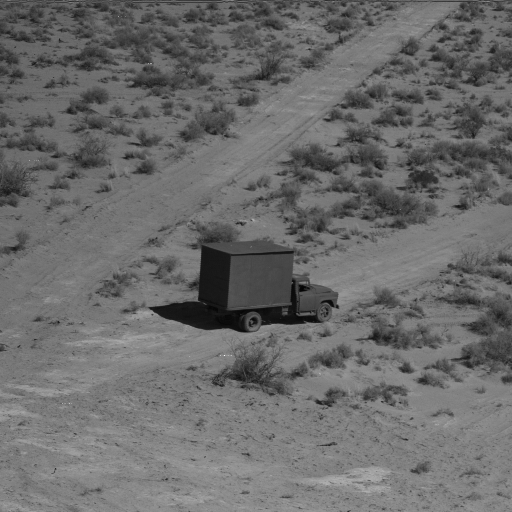
#> input picture IMAGE_PROCESSING/IMAGES/truck.bmp, 512 x 512 px
$ jupyter execute Laplacian_Filter.ipynb   (older library calls are emulated)
#> lines starting #> are read from the running program, lines starting #| are printed output that depends on the picture
[cell 1]
import cv2
import numpy as np
from matplotlib import pyplot as plt

[cell 2]
# Load the image
image = cv2.imread('../IMAGES/truck.bmp', cv2.IMREAD_GRAYSCALE)
#> image is the input picture: shape (512, 512); min 3, max 250, mean 107.1

[cell 3]
# Apply the Laplacian filter
laplacian = cv2.Laplacian(image, cv2.CV_64F)
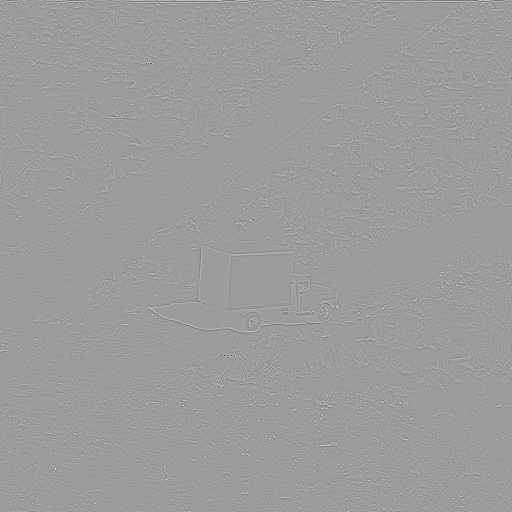
#> laplacian: shape (512, 512) float64; min -452, max 287, mean 0; drawn with min black and max white

# Convert back to uint8
laplacian = np.uint8(np.absolute(laplacian))
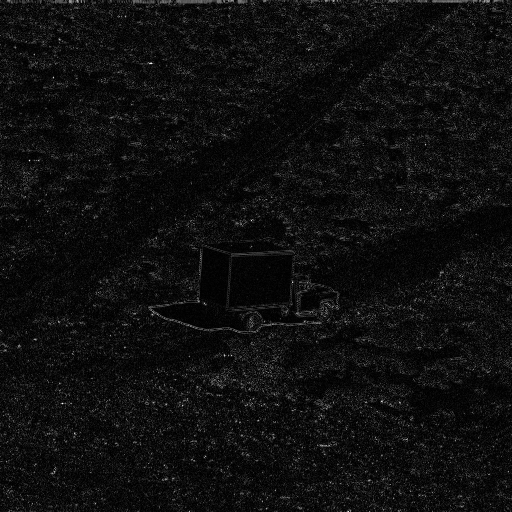
#> laplacian: shape (512, 512); min 0, max 251, mean 15

# Display the original and filtered images
plt.figure(figsize=(10, 5))
plt.subplot(1, 2, 1), plt.imshow(image, cmap='gray'), plt.title('Original Image')
plt.subplot(1, 2, 2), plt.imshow(laplacian, cmap='gray'), plt.title('Laplacian Filtered Image')
plt.show()
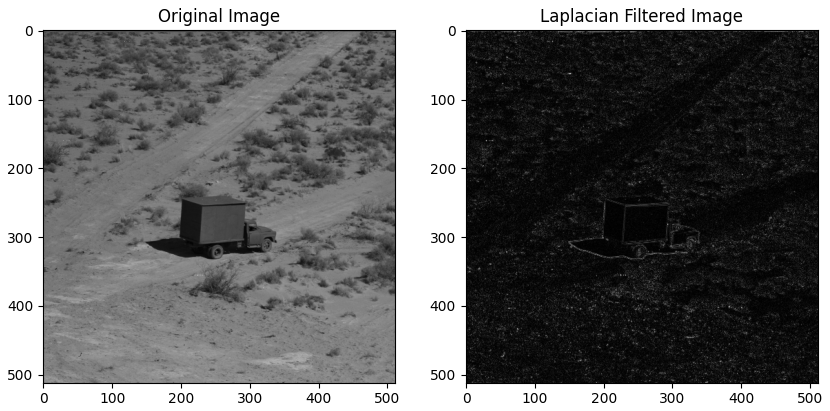
#> figure drawn by matplotlib, 2 panels

[cell 4]
def apply_laplacian_filter(image):
    # Define the Laplacian kernel
    kernel = np.array([[0, 1, 0],
                       [1, -4, 1],
                       [0, 1, 0]])

    # Get the dimensions of the image
    rows, cols = image.shape
#> rows = 512; cols = 512

    # Create an empty image to store the output
    output_image = np.zeros((rows, cols), dtype=np.float64)

    # Pad the image with zeros on all sides
    padded_image = np.pad(image, pad_width=1, mode='constant', constant_values=0)
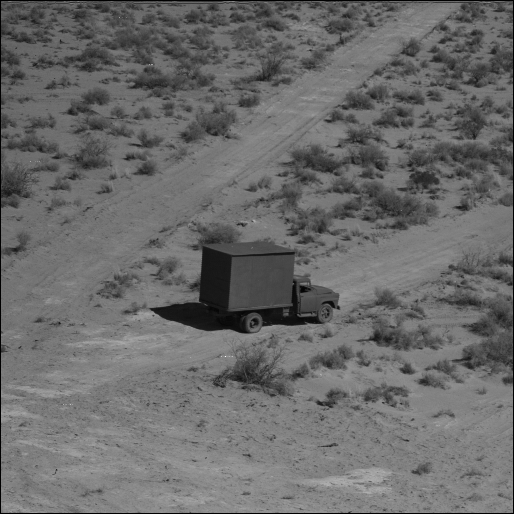
#> padded_image: shape (514, 514); min 0, max 250, mean 106.3

    # Convolve the image with the kernel
    for i in range(1, rows + 1):
        for j in range(1, cols + 1):
            # Extract the region of interest
            region = padded_image[i-1:i+2, j-1:j+2]
            # Apply the kernel to the region
            output_image[i-1, j-1] = np.sum(region * kernel)

    # Normalize the output image to the range [0, 255]
    output_image = np.absolute(output_image)
    output_image = (output_image / np.max(output_image)) * 255
    output_image = np.uint8(output_image)

    return output_image

[cell 5]
# Apply the Laplacian filter
laplacian_filtered_image = apply_laplacian_filter(image)

# Display the original and filtered images
plt.figure(figsize=(15, 10))

plt.subplot(1, 3, 1)
plt.imshow(image, cmap='gray')
plt.title('Original Image')

plt.subplot(1, 3, 2)
plt.imshow(laplacian_filtered_image, cmap='gray')
plt.title('Laplacian Filtered Image')

plt.subplot(1, 3, 3)
plt.imshow(laplacian, cmap='gray')
plt.title('Laplacian Filtered Image 2')
plt.show()

$ run again, with IMAGE_PROCESSING/IMAGES/BoatsColor.bmp copied over IMAGE_PROCESSING/IMAGES/truck.bmp
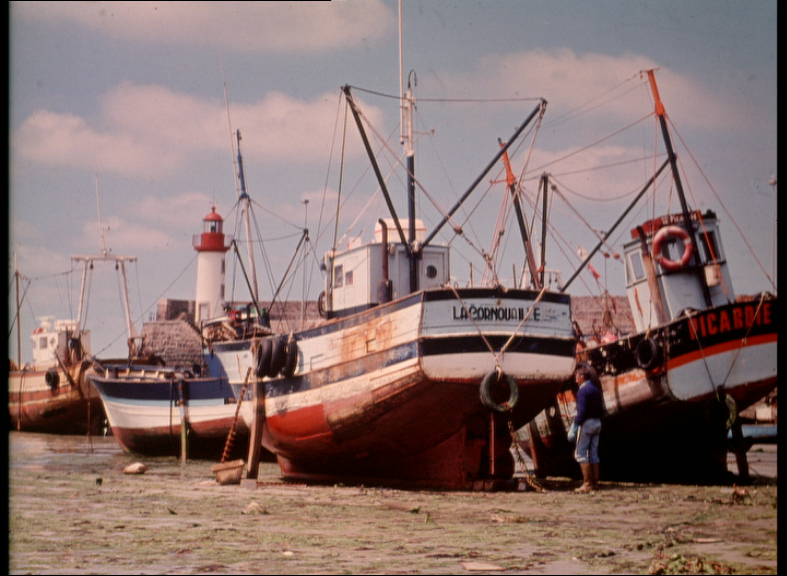
#> input picture IMAGE_PROCESSING/IMAGES/BoatsColor.bmp, 787 x 576 px
#> `laplacian = np.uint8(np.absolute(laplacian))`:
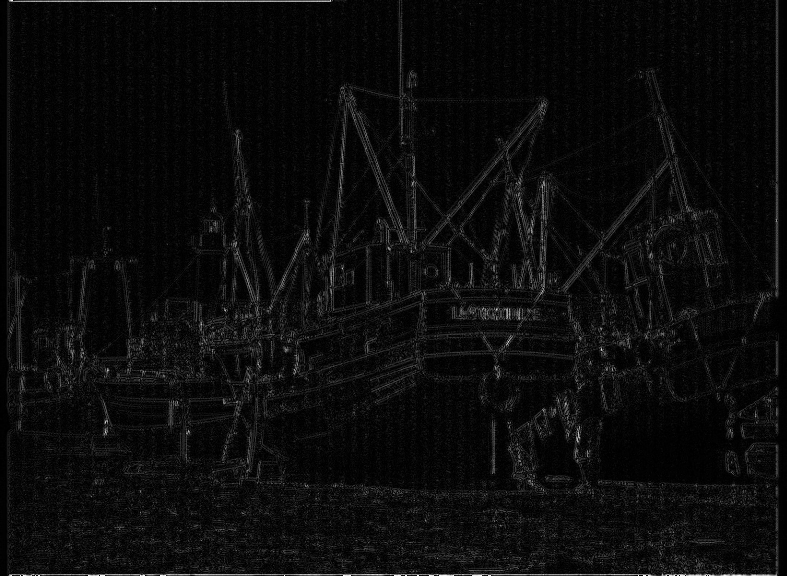
#> laplacian: shape (576, 787); min 0, max 254, mean 11.6
#> after the loop in apply_laplacian_filter, `for i in range(1, rows + 1):`:
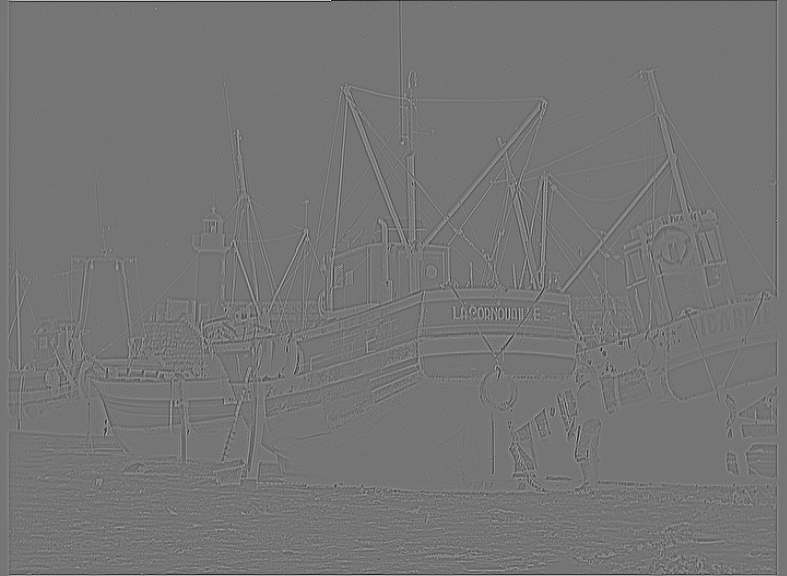
#> output_image: shape (576, 787) float64; min -262, max 306, mean -0.1; drawn with min black and max white

$ run again, with IMAGE_PROCESSING/IMAGES/ZeldaColor.bmp copied over IMAGE_PROCESSING/IMAGES/truck.bmp
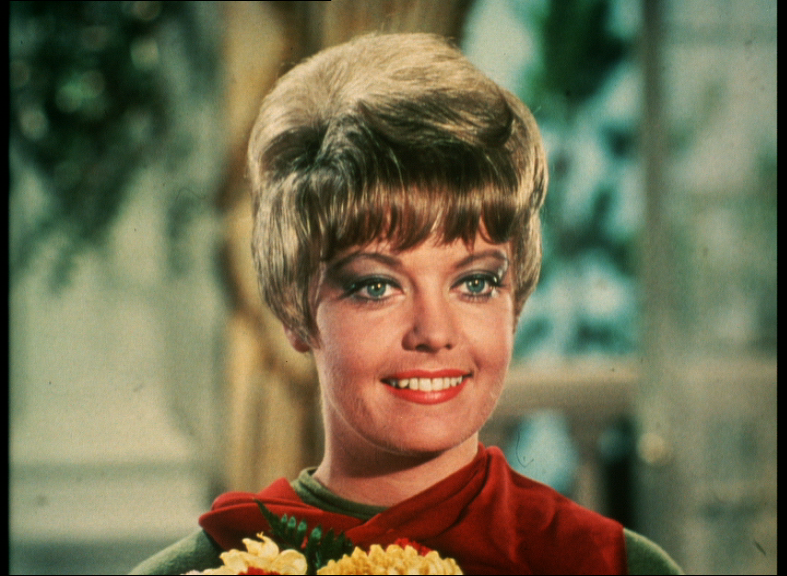
#> input picture IMAGE_PROCESSING/IMAGES/ZeldaColor.bmp, 787 x 576 px
#> `laplacian = np.uint8(np.absolute(laplacian))`:
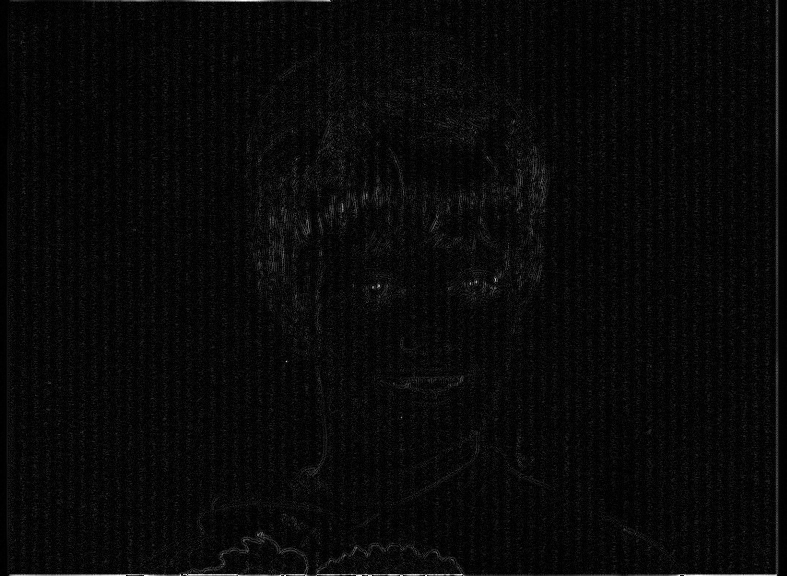
#> laplacian: shape (576, 787); min 0, max 255, mean 8.6
#> after the loop in apply_laplacian_filter, `for i in range(1, rows + 1):`:
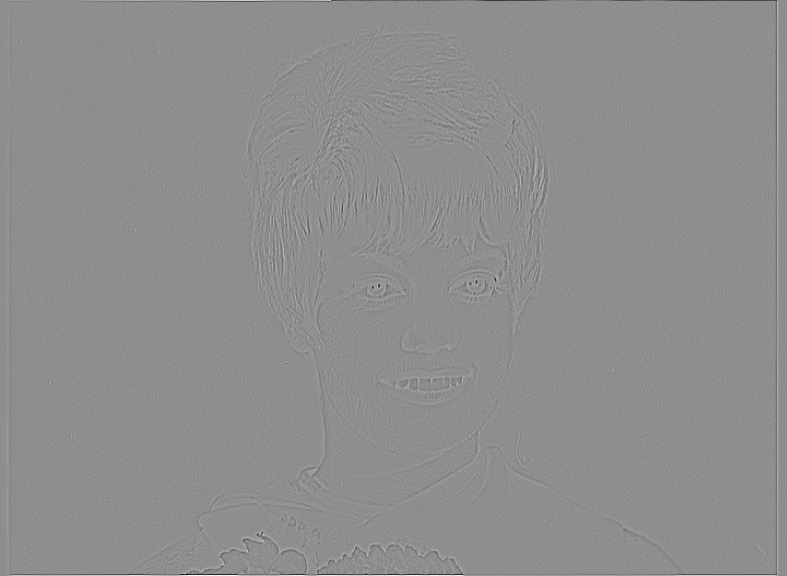
#> output_image: shape (576, 787) float64; min -273, max 216, mean -0.1; drawn with min black and max white
